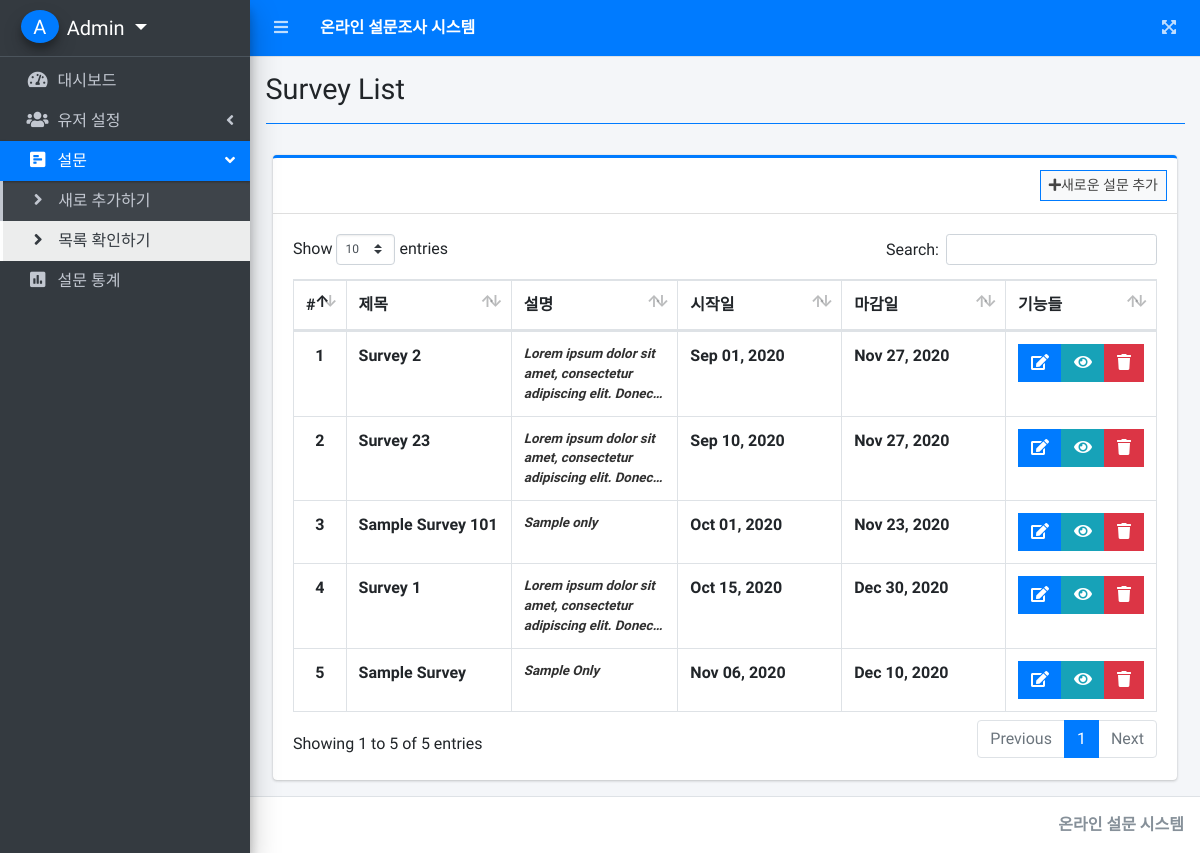
Screenshot of /php/index.php?page=survey_list (signed in) with the database file from the repository.
### tables this page shows
CREATE TABLE `survey_set` (
  `id` int(30) NOT NULL,
  `title` varchar(200) NOT NULL,
  `description` text NOT NULL,
  `user_id` int(30) NOT NULL,
  `start_date` date NOT NULL,
  `end_date` date NOT NULL,
  `date_created` datetime NOT NULL DEFAULT current_timestamp()
);

### php/survey_list.php (the view, shortened to what this page needs)
<?php include'db_connect.php' ?>
<div class="col-lg-12">
	<div class="card card-outline card-primary">
		<div class="card-header">
			<div class="card-tools">
				<a class="btn btn-block btn-sm btn-default btn-flat border-primary" href="./index.php?page=new_survey"><i class="fa fa-plus"></i>새로운 설문 추가</a>
			</div>
		</div>
		<div class="card-body">
			<table class="table tabe-hover table-bordered" id="list">
				<colgroup>
					<col width="5%">
					<col width="20%">
					<col width="20%">
					<col width="20%">
					<col width="20%">
					<col width="15%">
				</colgroup>
				<thead>
					<tr>
						<th class="text-center">#</th>
						<th>제목</th>
						<th>설명</th>
						<th>시작일</th>
						<th>마감일</th>
						<th>기능들</th>
					</tr>
				</thead>
				<tbody>
					<?php
					$i = 1;
					$qry = $conn->query("SELECT * FROM survey_set order by date(start_date) asc,date(end_date) asc ");
					while($row= $qry->fetch_assoc()):
					?>
					<tr>
						<th class="text-center"><?php echo $i++ ?></th>
						<td><b><?php echo ucwords($row['title']) ?></b></td>
						<td><b class="truncate"><?php echo $row['description'] ?></b></td>
						<td><b><?php echo date("M d, Y",strtotime($row['start_date'])) ?></b></td>
						<td><b><?php echo date("M d, Y",strtotime($row['end_date'])) ?></b></td>
						<td class="text-center">
		                    <div class="btn-group">
		                        <a href="./index.php?page=edit_survey&id=<?php echo $row['id'] ?>" class="btn btn-primary btn-flat">
		                          <i class="fas fa-edit"></i>
		                        </a>
		                        <a  href="./index.php?page=view_survey&id=<?php echo $row['id'] ?>" class="btn btn-info btn-flat">
		                          <i class="fas fa-eye"></i>
		                        </a>
		                        <button type="button" class="btn btn-danger btn-flat delete_survey" data-id="<?php echo $row['id'] ?>">
		                          <i class="fas fa-trash"></i>
		                        </button>
	                      </div>
						</td>
					</tr>
				<?php endwhile; ?>
				</tbody>
			</table>
		</div>
	</div>
</div>

### rows the page displays
survey_set: title "Survey 2", description "Lorem ipsum dolor sit amet, consectetur adipiscing elit.…", start_date "Sep 01, 2020", end_date "Nov 27, 2020"
survey_set: title "Survey 23", description "Lorem ipsum dolor sit amet, consectetur adipiscing elit.…", start_date "Sep 10, 2020", end_date "Nov 27, 2020"
survey_set: title "Sample Survey 101", description "Sample only", start_date "Oct 01, 2020", end_date "Nov 23, 2020"
survey_set: title "Survey 1", description "Lorem ipsum dolor sit amet, consectetur adipiscing elit.…", start_date "Oct 15, 2020", end_date "Dec 30, 2020"
survey_set: title "Sample Survey", description "Sample Only", start_date "Nov 06, 2020", end_date "Dec 10, 2020"

### other values shown
$_SESSION['login_firstname'].' '.$_SESSION['login_lastname'] "Admin"
$title "Survey List"
